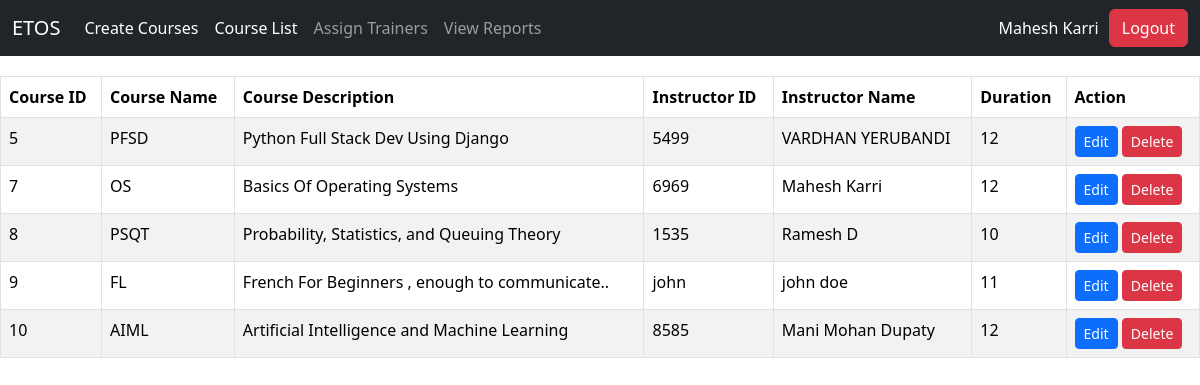
Page /courses/ (signed in) on the committed database.
### admin_app/models.py (models this page shows, shortened)
class Course(models.Model):
    name = models.CharField(max_length=100)
    description = models.TextField()
    duration = models.PositiveIntegerField()  # Duration in hours
    trainer = models.ForeignKey(User, on_delete=models.SET_NULL, null=True)  # Trainer linked to User
    status = models.BooleanField(default=True)  # Active/Inactive status

### admin_app/views.py (the view)
# urls.py: path('courses/', views.course_list, name='course_list'),
@login_required
def course_list(request):
    courses = Course.objects.all()  # Get all courses
    return render(request, 'courses/course_list.html', {'courses': courses})

### templates/courses/course_list.html (shortened to what this page needs)
{% extends 'admin_app/navbar.html' %}
{% load static %}
        {% block body %}
        <table class="table table-bordered table-striped">
            <thead class="thead-dark">
                <tr>
                    <th scope="col">Course ID</th>
                    <th scope="col">Course Name</th>
                    <th scope="col">Course Description</th>
                    <th scope="col">Instructor ID</th>
                    <th scope="col">Instructor Name</th>
                    <th scope="col">Duration</th>
                    <th scope="col">Action</th>
                </tr>
            </thead>
            <tbody>
                {% for course in courses %}
                <tr>
                    <td>{{ course.id }}</td>
                    <td>{{ course.name }}</td>
                    <td>{{ course.description }}</td>
                    <td>{{ course.trainer }}</td>
                    <td>{{ course.trainer.first_name }} {{ course.trainer.last_name }}</td>
                    <td>{{ course.duration }}</td>
                    <td>
                        <a href="{% url 'admin_app:edit_course' course.id %}" class="btn btn-primary btn-sm">Edit</a>
                        <a href="{% url 'admin_app:delete_course' course.id %}" class="btn btn-danger btn-sm">Delete</a>
                    </td>
                </tr>
                {% empty %}
                <tr>
                    <td colspan="5" class="text-center">No courses available.</td>
                </tr>
                {% endfor %}
            </tbody>
        </table>
{% endblock %}

### templates/admin_app/navbar.html (shortened to what this page needs)
<!DOCTYPE html>
<html lang="en">
<head>
    <link href="https://cdn.jsdelivr.net/npm/bootstrap@5.3.3/dist/css/bootstrap.min.css" rel="stylesheet">
</head>
<body>
  <nav class="navbar navbar-expand-lg navbar-dark bg-dark">
    <div class="container-fluid">
      <a class="navbar-brand" href="{% url 'admin_app:homepage' %}">ETOS</a>
      <div class="collapse navbar-collapse" id="navbarSupportedContent">
        <ul class="navbar-nav me-auto mb-2 mb-lg-0">
          <li class="nav-item">
            <a class="nav-link active" aria-current="page" href="{% url 'admin_app:create_course' %}">Create Courses</a>
          </li>
          <li class="nav-item">
            <a class="nav-link active" aria-current="page" href="{% url 'admin_app:course_list' %}">Course List</a>
          </li>
          <li class="nav-item">
            <a class="nav-link" href="{% url 'admin_app:course_list' %}">Assign Trainers</a>
          </li>
          <li class="nav-item">
            <a class="nav-link" href="#">View Reports</a>
          </li>
        </ul>
        <div class="d-flex align-items-center">
          <a class="nav-link text-white" href="{% url 'admin_app:profile_page' %}">{{user.first_name}} {{user.last_name}}</a>
          {% if user.is_authenticated %}
            <a class="btn btn-danger btn-custom" href="{% url 'admin_app:log_out' %}">Logout</a>
          {% else %}
            <a class="btn btn-primary btn-custom" href="{% url 'admin_app:user_login' %}">Login</a>
            <a class="btn btn-primary btn-custom" href="{% url 'admin_app:register' %}">Register</a>
          {% endif %}
        </div>
      </div>
    </div>
  </nav>
  {% block body %}
  {% endblock %}
</body>
</html>

### templates/admin_app/navbar.html (style rules this page uses)
.navbar { margin-bottom: 20px; }
.btn-custom { margin-left: 10px; }

### rows in the picture
Course: id "5", name "PFSD", description "Python Full Stack Dev Using Django", trainer "5499", trainer.first_name "VARDHAN", trainer.last_name "YERUBANDI", duration "12"
Course: id "7", name "OS", description "Basics Of Operating Systems", trainer "6969", trainer.first_name "Mahesh", trainer.last_name "Karri", duration "12"
Course: id "8", name "PSQT", description "Probability, Statistics, and Queuing Theory", trainer "1535", trainer.first_name "Ramesh", trainer.last_name "D", duration "10"
Course: id "9", name "FL", description "French For Beginners , enough to communicate..", trainer "john", trainer.first_name "john", trainer.last_name "doe", duration "11"
Course: id "10", name "AIML", description "Artificial Intelligence and Machine Learning", trainer "8585", trainer.first_name "Mani Mohan", trainer.last_name "Dupaty", duration "12"

### other values in the picture
{{ user.first_name }} "Mahesh"
{{ user.last_name }} "Karri"
